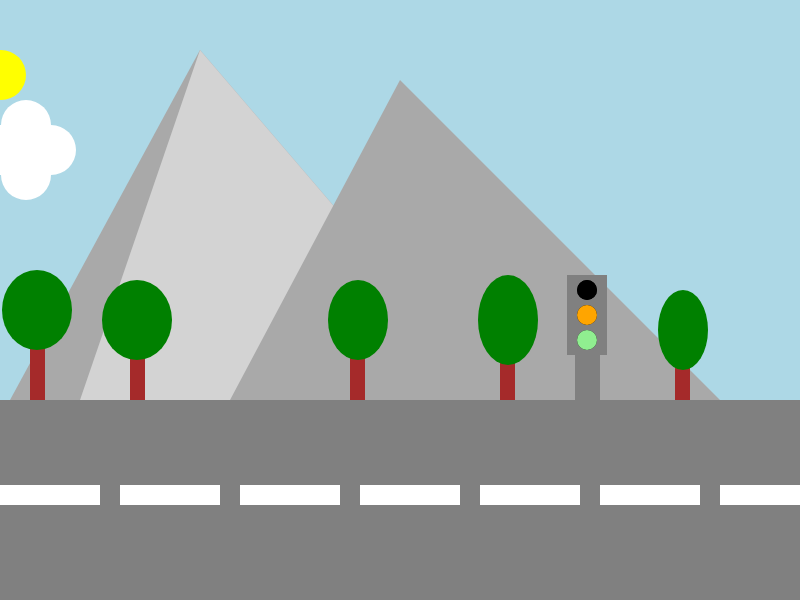
Frame 1 (no input)
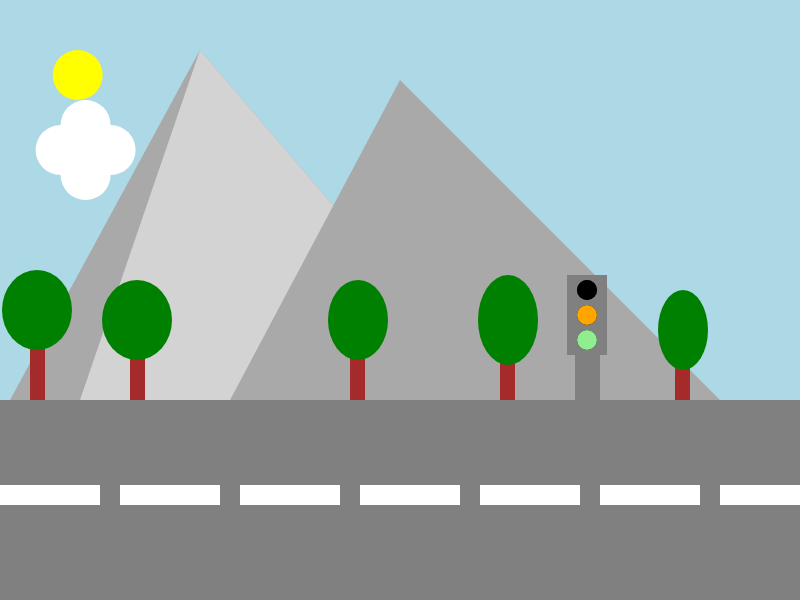
Frame 60 (no input)
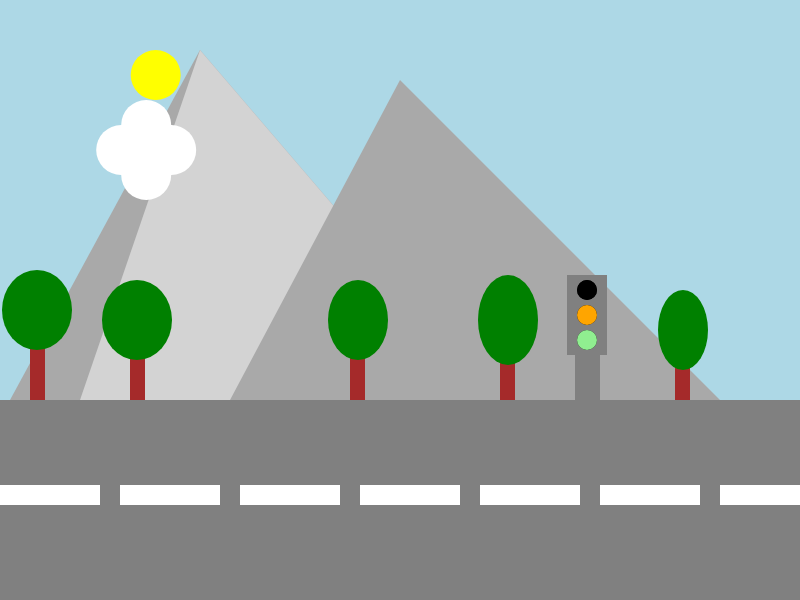
Frame 120 (the mouse pressed at the canvas centre since frame 60)

The p5.js sketch that drew these frames (run headless with seeded random() and noise() and a simulated clock; from frame 60 on, the mouse is pressed at the canvas centre):

// p5.js sketch
// ── sketch.js
let auto1 = 0
auto1+= -150
let auto2 = 0 
auto2+= -150
let cloud1 = 0
let zon = 0

let licht = 0 
let stoplichtkleur = 0 




function setup() {
  createCanvas(800, 600);
}

function draw() {
  background(220);
  noStroke(0)
  cloud1+= 1
  zon+= 1

  fill('grey');
  rect(0, 400, 800, 200)
 

  fill('lightblue')
  rect(0, 0, 800, 400);
 
  //strepen
  fill('white');
  rect(0, 485, 100, 20);
  rect(120, 485, 100, 20);
  rect(240, 485, 100, 20);
  rect(360, 485, 100, 20);
  rect(480, 485, 100, 20);
  rect(600, 485, 100, 20);
  rect(720, 485, 100, 20);

  //zon
   fill('yellow')
   circle(zon, 75, 50)

  // bergen
  fill('darkgrey');
  triangle(500, 400, 10, 400, 200, 50);
  fill('lightgrey');
  triangle(500, 400, 80, 400, 200, 50);
  fill('darkgrey');
   triangle(720, 400, 230, 400, 400, 80);

   // bomen
   fill('brown');
   rect(30, 330, 15, 70);
   rect(130, 340, 15, 60);
   rect(350, 340, 15, 60);
   rect(500, 340, 15, 60);
   rect(675, 360, 15, 40);
   
   

  fill('green');
   ellipse(37, 310, 70,80)
   ellipse(137, 320, 70,80)
   ellipse(358, 320, 60,80)
   ellipse(508, 320, 60,90)
   ellipse(683, 330, 50,80)


   fill('grey')
   //stoplicht
   rect(575, 335, 25, 65)
   rect(567, 275, 40, 80)
  

   fill('black')
   circle(587, 290, 20)
   circle(587, 315, 20)
   circle(587, 340, 20)


     fill('black')
   circle(587, 290, 20)
   if (stoplichtkleur == 1) {
     fill('red')
    circle(587, 290, 20)
    
   }

  fill('orange')
  circle(587, 315, 20)
  fill('lightgreen')
  circle(587, 340, 20)





   //wolk
     fill("white");
  circle(cloud1, 150, 50);
  circle(cloud1 + 50, 150, 50);
  circle(cloud1 + 25, 125, 50);
  circle(cloud1 + 25, 175, 50);

   

  //auto1
   fill('yellow')
   rect(auto1, 520, 150, 50)
   rect(auto1 + 25, 500, 90, 50)

   fill('black')
   circle(auto1 + 25, 570, 30)
   circle(auto1 + 125, 570, 30)


   //auto2
   fill('red')
   rect(auto2, 420, 150, 50)
   rect(auto2 + 25, 390, 100, 50)

   fill('black')
   circle(auto2 + 25, 470, 30)
   circle(auto2 + 125, 470, 30)


if(auto1 > 900) {
  auto1 = -150
}
   auto1+= 0

   if(auto2 > 900) {
  auto2 = -150
}
   auto2+= 0

   if(cloud1 > 900){
    cloud1 = -150
   }
    cloud1+= 0.01
   

   if(zon > 900){
    zon = -150
   }
    zon+= 0.3
   

   
  


   
  





 

}

function keyPressed() {
  if (keycode === ENTER) {

    stoplichtkleur += 1
    if (stoplichtkleur >2) {
      stoplichtkleur = 0
      
    }
    
  }
}
